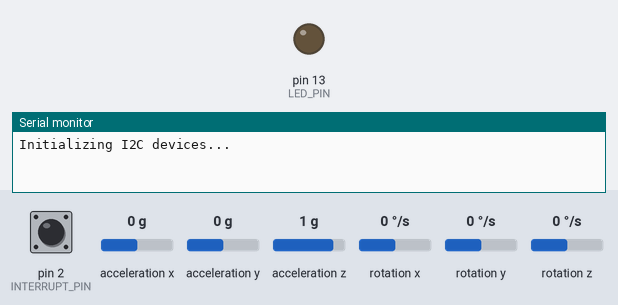
The sketch below on a simulated Arduino Uno, built with avr-gcc and run on an emulated ATmega328P. On the bench: output pins drawn as LEDs (lit = HIGH), the last lines printed to the serial monitor. Dashed ring = blinking. Inputs (shaded band) come from the test bench; at power-on: acceleration x 0 g, acceleration y 0 g, acceleration z 1 g, rotation z 0 °/s, pin 2 (INTERRUPT_PIN) LOW, rotation x 0 °/s, rotation y 0 °/s. The sensor or clock chip raises its interrupt line as the real part does.

Above: at 0.1 s.
At 1.7 s:
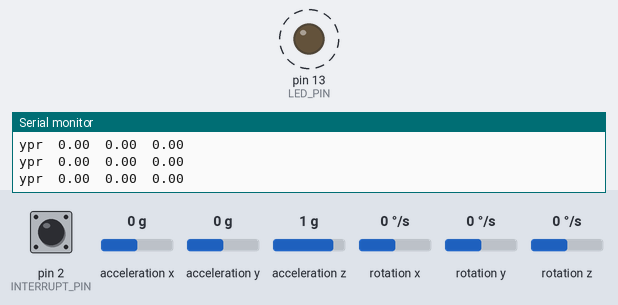
1.8 s: acceleration x set to -1.4 g
4.8 s: acceleration y set to -1.4 g
7.8 s: acceleration z set to -1.4 g
10.8 s: rotation z set to 100 °/s
13.8 s: acceleration x set to 0 g
15.3 s: acceleration y set to -0.8 g
Timing chart, 0 to 19.3 s (numbered marks = the images above; inputs shaded):
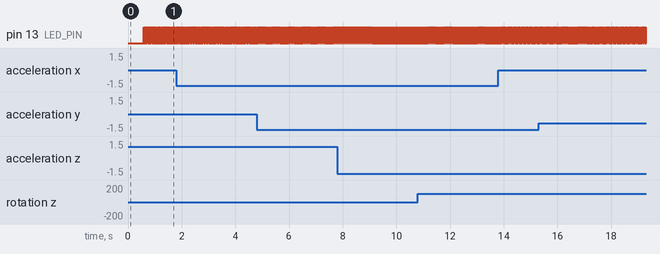

Measured:
- by itself, pin 13 (LED_PIN): alternates HIGH for 0.03 s and LOW for 0.03 s

The sketch:

IMU_Fixed_Drift.ino
```cpp
#include "I2Cdev.h"
#include "MPU6050_6Axis_MotionApps20.h"
#if I2CDEV_IMPLEMENTATION == I2CDEV_ARDUINO_WIRE
    #include "Wire.h"
#endif

MPU6050 mpu;

#define OUTPUT_READABLE_YAWPITCHROLL


#define INTERRUPT_PIN 2  // use pin 2 on Arduino Uno & most boards
#define LED_PIN 13 // (Arduino is 13, Teensy is 11, Teensy++ is 6)
bool blinkState = false;

// MPU control/status vars
bool dmpReady = false;  // set true if DMP init was successful
uint8_t mpuIntStatus;   // holds actual interrupt status byte from MPU
uint8_t devStatus;      // return status after each device operation (0 = success, !0 = error)
uint16_t packetSize;    // expected DMP packet size (default is 42 bytes)
uint16_t fifoCount;     // count of all bytes currently in FIFO
uint8_t fifoBuffer[128]; // FIFO storage buffer

// orientation/motion vars
Quaternion q;           // [w, x, y, z]         quaternion container
VectorInt16 aa;         // [x, y, z]            accel sensor measurements
VectorInt16 aaReal;     // [x, y, z]            gravity-free accel sensor measurements
VectorInt16 aaWorld;    // [x, y, z]            world-frame accel sensor measurements
VectorFloat gravity;    // [x, y, z]            gravity vector
float euler[3];         // [psi, theta, phi]    Euler angle container
float ypr[3];           // [yaw, pitch, roll]   yaw/pitch/roll container and gravity vector

// packet structure for InvenSense teapot demo
uint8_t teapotPacket[14] = { '$', 0x02, 0,0, 0,0, 0,0, 0,0, 0x00, 0x00, '\r', '\n' };


volatile bool mpuInterrupt = false;     // indicates whether MPU interrupt pin has gone high
void dmpDataReady() {
    mpuInterrupt = true;
}


void setup() {
    // join I2C bus (I2Cdev library doesn't do this automatically)
    #if I2CDEV_IMPLEMENTATION == I2CDEV_ARDUINO_WIRE
        Wire.begin();
        Wire.setClock(400000); // 400kHz I2C clock. Comment this line if having compilation difficulties
    #elif I2CDEV_IMPLEMENTATION == I2CDEV_BUILTIN_FASTWIRE
        Fastwire::setup(400, true);
    #endif

    Serial.begin(9600);
    while (!Serial); // wait for Leonardo enumeration, others continue immediately
    Serial.println(F("Initializing I2C devices..."));
    mpu.initialize();
    pinMode(INTERRUPT_PIN, INPUT);

    devStatus = mpu.dmpInitialize();

    // supply your own gyro offsets here, scaled for min sensitivity
    mpu.setXGyroOffset(220);
    mpu.setYGyroOffset(76);
    mpu.setZGyroOffset(-85);
    mpu.setZAccelOffset(1788); // 1688 factory default for my test chip

    // make sure it worked (returns 0 if so)
    if (devStatus == 0) {
        // Calibration Time: generate offsets and calibrate our MPU6050
        mpu.CalibrateAccel(6);
        mpu.CalibrateGyro(6);
        mpu.PrintActiveOffsets();
        // turn on the DMP, now that it's ready
        Serial.println(F("Enabling DMP..."));
        mpu.setDMPEnabled(true);

        // enable Arduino interrupt detection
        Serial.print(F("Enabling interrupt detection (Arduino external interrupt "));
        Serial.print(digitalPinToInterrupt(INTERRUPT_PIN));
        Serial.println(F(")..."));
        attachInterrupt(digitalPinToInterrupt(INTERRUPT_PIN), dmpDataReady, RISING);
        mpuIntStatus = mpu.getIntStatus();

        // set our DMP Ready flag so the main loop() function knows it's okay to use it
        Serial.println(F("DMP ready! Waiting for first interrupt..."));
        dmpReady = true;

        // get expected DMP packet size for later comparison
        packetSize = mpu.dmpGetFIFOPacketSize();
    } else {
        // ERROR!
        // 1 = initial memory load failed
        // 2 = DMP configuration updates failed
        // (if it's going to break, usually the code will be 1)
        Serial.print(F("DMP Initialization failed (code "));
        Serial.print(devStatus);
        Serial.println(F(")"));
    }

    // configure LED for output
    pinMode(LED_PIN, OUTPUT);
}


// ================================================================
// ===                    MAIN PROGRAM LOOP                     ===
// ================================================================

void loop() {
    // if programming failed, don't try to do anything
    if (!dmpReady) return;
    // read a packet from FIFO
    if (mpu.dmpGetCurrentFIFOPacket(fifoBuffer)) { // Get the Latest packet
        #ifdef OUTPUT_READABLE_QUATERNION
            // display quaternion values in easy matrix form: w x y z
            mpu.dmpGetQuaternion(&q, fifoBuffer);
            Serial.print("quat\t");
            Serial.print(q.w);
            Serial.print("\t");
            Serial.print(q.x);
            Serial.print("\t");
            Serial.print(q.y);
            Serial.print("\t");
            Serial.println(q.z);
        #endif

        #ifdef OUTPUT_READABLE_EULER
            // display Euler angles in degrees
            mpu.dmpGetQuaternion(&q, fifoBuffer);
            mpu.dmpGetEuler(euler, &q);
            Serial.print("euler\t");
            Serial.print(euler[0] * 180/M_PI);
            Serial.print("\t");
            Serial.print(euler[1] * 180/M_PI);
            Serial.print("\t");
            Serial.println(euler[2] * 180/M_PI);
        #endif

        #ifdef OUTPUT_READABLE_YAWPITCHROLL
            // display Euler angles in degrees
            mpu.dmpGetQuaternion(&q, fifoBuffer);
            mpu.dmpGetGravity(&gravity, &q);
            mpu.dmpGetYawPitchRoll(ypr, &q, &gravity);
            Serial.print("ypr\t");
            Serial.print(ypr[0] * 180/M_PI);
            Serial.print("\t");
            Serial.print(ypr[1] * 180/M_PI);
            Serial.print("\t");
            Serial.println(ypr[2] * 180/M_PI);
        #endif

        #ifdef OUTPUT_READABLE_REALACCEL
            // display real acceleration, adjusted to remove gravity
            mpu.dmpGetQuaternion(&q, fifoBuffer);
            mpu.dmpGetAccel(&aa, fifoBuffer);
            mpu.dmpGetGravity(&gravity, &q);
            mpu.dmpGetLinearAccel(&aaReal, &aa, &gravity);
            Serial.print("areal\t");
            Serial.print(aaReal.x);
            Serial.print("\t");
            Serial.print(aaReal.y);
            Serial.print("\t");
            Serial.println(aaReal.z);
        #endif

        #ifdef OUTPUT_READABLE_WORLDACCEL
            // display initial world-frame acceleration, adjusted to remove gravity
            // and rotated based on known orientation from quaternion
            mpu.dmpGetQuaternion(&q, fifoBuffer);
            mpu.dmpGetAccel(&aa, fifoBuffer);
            mpu.dmpGetGravity(&gravity, &q);
            mpu.dmpGetLinearAccel(&aaReal, &aa, &gravity);
            mpu.dmpGetLinearAccelInWorld(&aaWorld, &aaReal, &q);
            Serial.print("aworld\t");
            Serial.print(aaWorld.x);
            Serial.print("\t");
            Serial.print(aaWorld.y);
            Serial.print("\t");
            Serial.println(aaWorld.z);
        #endif

        #ifdef OUTPUT_TEAPOT
            // display quaternion values in InvenSense Teapot demo format:
            teapotPacket[2] = fifoBuffer[0];
            teapotPacket[3] = fifoBuffer[1];
            teapotPacket[4] = fifoBuffer[4];
            teapotPacket[5] = fifoBuffer[5];
            teapotPacket[6] = fifoBuffer[8];
            teapotPacket[7] = fifoBuffer[9];
            teapotPacket[8] = fifoBuffer[12];
            teapotPacket[9] = fifoBuffer[13];
            Serial.write(teapotPacket, 14);
            teapotPacket[11]++; // packetCount, loops at 0xFF on purpose
        #endif

        // blink LED to indicate activity
        blinkState = !blinkState;
        digitalWrite(LED_PIN, blinkState);
    }
}
```
